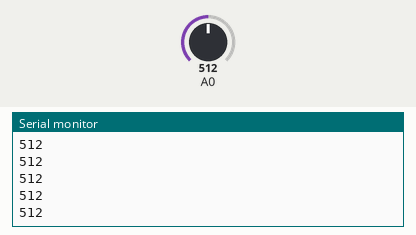
The sketch below on a simulated Arduino Uno, built with avr-gcc and run on an emulated ATmega328P. Parts: the last lines printed to the serial monitor. The inputs (shaded band) are chosen by the test bench; at power-on: A0 = 512.

Above: at 1.2 s.
1.3 s: A0 set to 716
At 2.4 s:
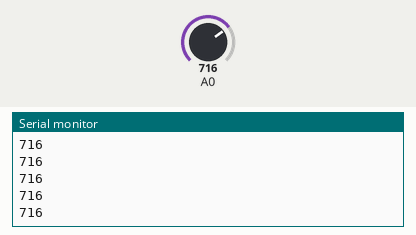
2.8 s: A0 set to 900
At 3.6 s:
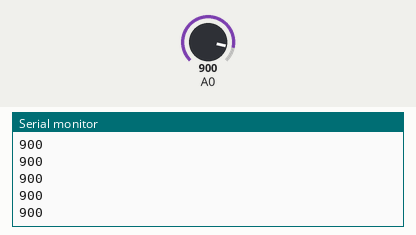
Timing chart, 0 to 5.8 s (numbered marks = the images above; inputs shaded):
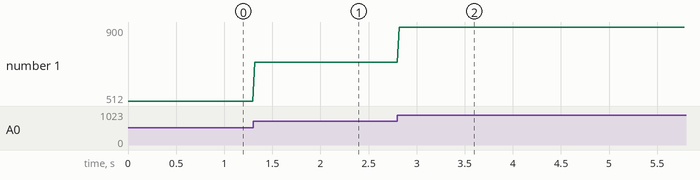

The sketch:

01_ad8232.ino
```cpp
void setup() {
  Serial.begin(115200);
  pinMode(A0, INPUT);//GPIO A0作為輸入
}

void loop() {
  int EKGValue;//宣告變數EKGValue
  EKGValue = analogRead(A0); //讀取的GPIO A0讀取的數值放在EKGValue
  Serial.println(EKGValue); //EKGValue顯示在序列視窗
  delay(20);
}
```

Measured:
- after the input at 1.3 s, the serial monitor: prints a new line at once (image 1)
- after the input at 2.8 s, the serial monitor: prints a new line at once (image 2)
- plotted number 1: 512 → 716 after the input at 1.3 s, 716 → 900 after the input at 2.8 s
